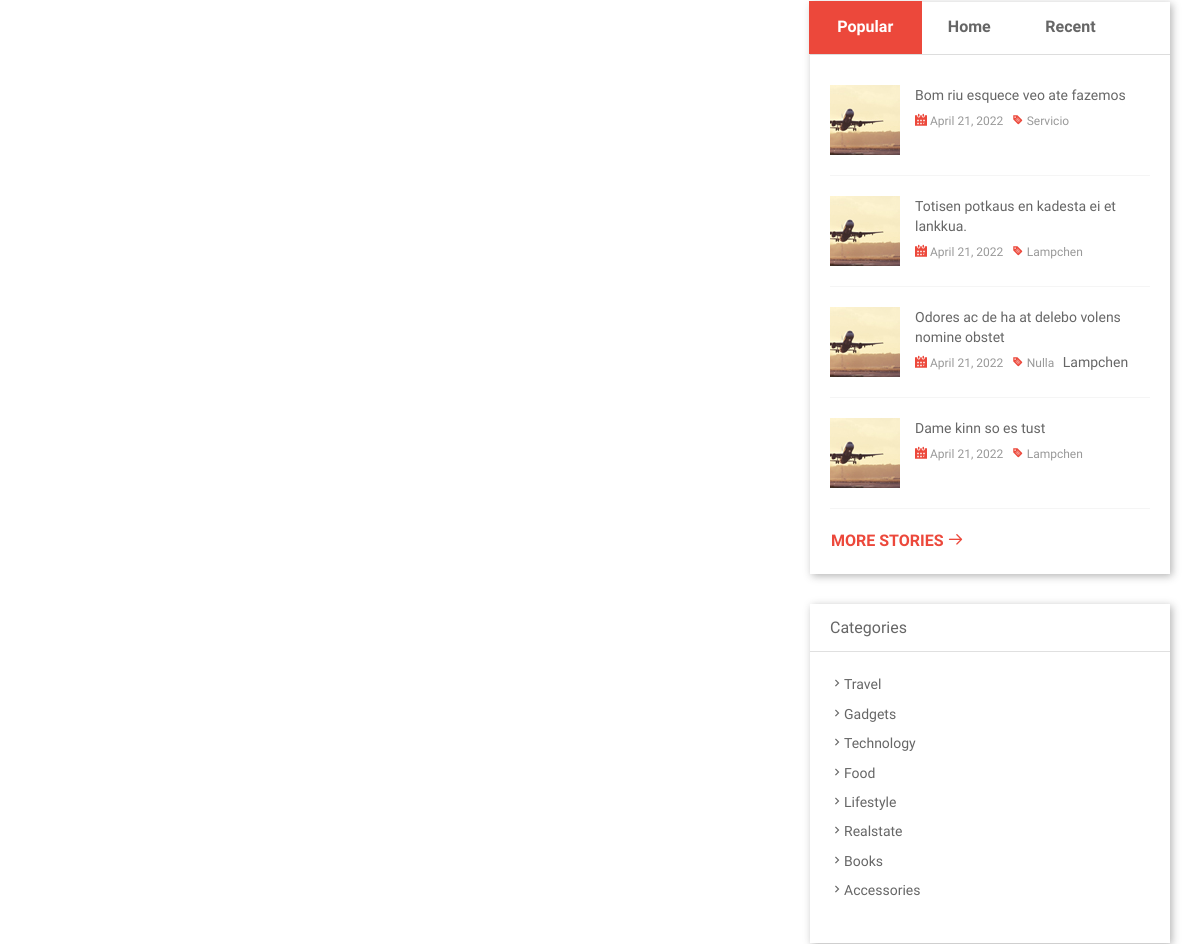
The page /subcategory/hike (middle part) on the database as committed earlier.
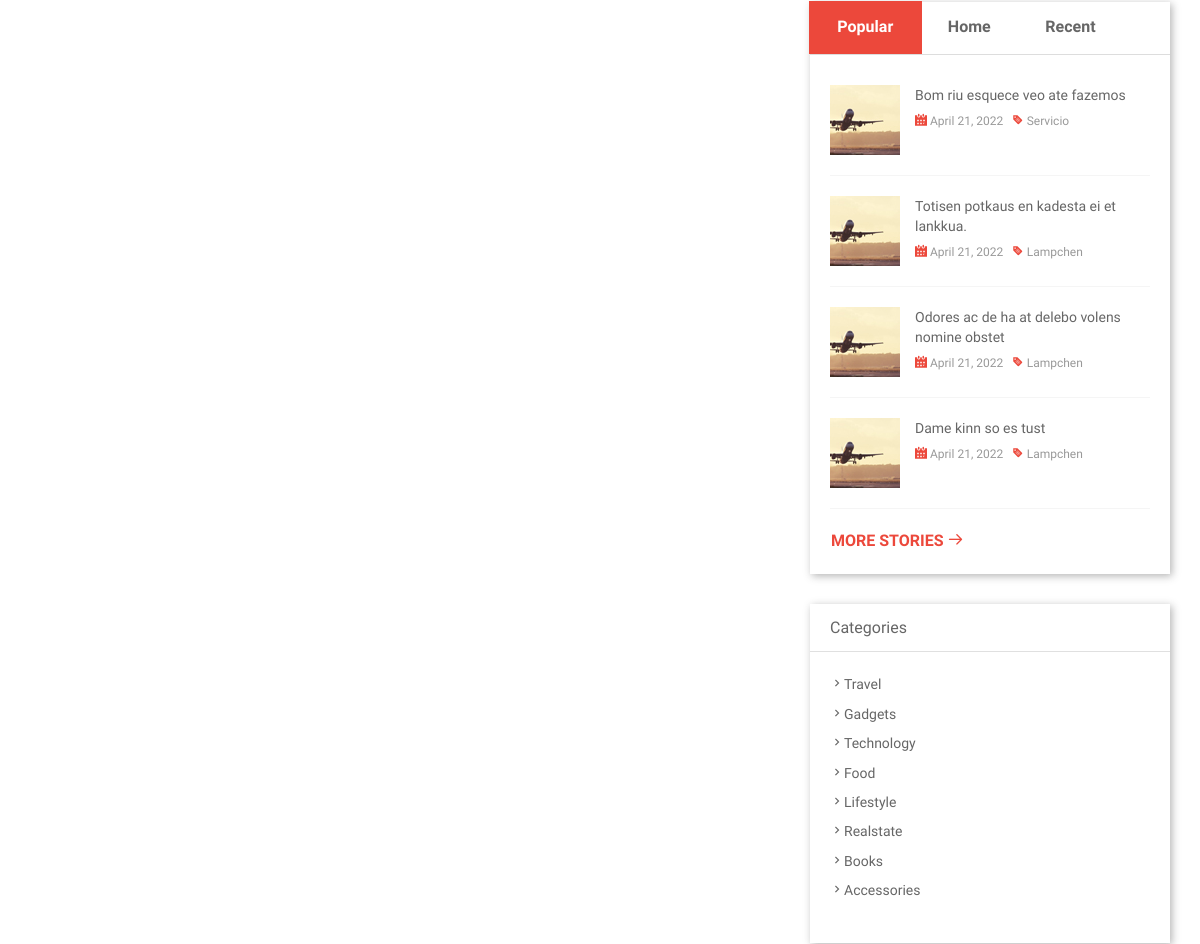
The same page on the database as committed later.
### blog/models.py (models this page shows, shortened)
class Post(models.Model):
    STATUS_CHOICES = (
    ('draft',  'Draft'),
    ('published', 'Published'),
            )
    SECTION = (
            ('home','Home'),
            ('popular', 'Popular'),
            ('recent', 'Recent'),
            ('comment', 'Comment'),
            )
    title = models.CharField(max_length=250)
    slug = models.SlugField(max_length=250, unique_for_date='publish')
    author = models.ForeignKey(User, on_delete=models.CASCADE,related_name='blog_posts')
    category = models.ForeignKey(Category, on_delete=models.CASCADE)
    subcategory = models.ForeignKey(Subcategory, on_delete=models.CASCADE)
    section = models.CharField(max_length=200,choices= SECTION)
    image = models.ImageField(upload_to='featured_image/%Y/%m/%d')
    excerpt = RichTextUploadingField()
    body= RichTextUploadingField()
    tags = TaggableManager()
    publish = models.DateTimeField(default=timezone.now)
    created = models.DateTimeField(auto_now_add=True)
    updated = models.DateTimeField(auto_now=True)
    status = models.CharField(max_length=10,choices=STATUS_CHOICES,default='draft')
    class Meta:
        ordering = ('-publish',)
    objects = models.Manager() # The default manager
    published = PublishedManager() # Our custom manager
    def get_absolute_url(self):
        return reverse('blog:single',args=[self.slug])

class Category(models.Model):
    name = models.CharField(max_length = 300)
    slug = models.CharField(max_length = 300)
    status = models.CharField(choices = STATUS_CAT, blank=True, max_length=100)

### blog/views.py (the view)
# urls.py: path('subcategory/<slug>',SubCategoryView.as_view(),name="subcategory"),
class SubCategoryView(BaseView):
    def get(self,request,slug):
        subcat = Subcategory.objects.get(slug = slug).id
        self.views['subcat_posts'] = Post.objects.filter(subcategory_id  = subcat)
        self.views['subcat_title'] = Subcategory.objects.get(slug = slug).name
        return render(request,'subcategory.html',self.views)

### templates/subcategory.html (shortened to what this page needs)
{% extends 'base.html' %}
{% load static %}
{% block content %}
		<div id="content">
		<div class="container">
			<div class="row">
		{% include 'base2.html' %}
{% endblock %}

### templates/base.html (shortened to what this page needs)
{% load static %}
<!DOCTYPE html>
<html lang="en">
<head>
    <link href="{% static 'css/bootstrap.min.css' %}" madia="screen" rel="stylesheet" type=
    "text/css">
    <link href="{% static 'fonts/font-awesome.min.css' %}" madia="screen" rel="stylesheet"
    type="text/css">
    <link href="{% static 'fonts/intimate-fonts.css' %}" madia="screen" rel="stylesheet" type=
    "text/css">
    <link href="{% static 'css/main.css' %}" madia="screen" rel="stylesheet" type="text/css">
    <link href="{% static 'extras/owl/owl.carousel.css' %}" media="screen" rel="stylesheet"
    type="text/css">
    <link href="{% static 'extras/owl/owl.theme.css' %}" media="screen" rel="stylesheet" type=
    "text/css">
    <link href="{% static 'extras/animate.css' %}" media="screen" rel="stylesheet" type=
    "text/css">
    <link href="{% static 'extras/lightbox.css' %}" media="screen" rel="stylesheet" type=
    "text/css">
    <link href="{% static 'extras/slicknav.css' %}" media="screen" rel="stylesheet" type=
    "text/css">
    <link href="{% static 'css/responsive.css' %}" madia="screen" rel="stylesheet" type=
    "text/css">
</head>
<body>
	{% block content %}
	{% endblock %}
</body>
</html>

### templates/base2.html (shortened to what this page needs)
{% load static %}
<div class="col-md-4">
                    <div class="sidebar">
                        <div class="entry-widget">
                            <ul class="nav nav-tabs">
                                <li class="active">
                                    <a data-toggle="tab" href=
                                    "#popular">Popular</a>
                                </li>
                                <li>
                                    <a data-toggle="tab" href=
                                    "#home">Home</a>
                                </li>
                                <li>
                                    <a data-toggle="tab" href=
                                    "#recent">Recent</a>
                                </li>
                            </ul>
                            <div class="tab-content">
                                <div class="tab-pane in active fadeInDown" id=
					    "popular">
                                    <ul class="posts-list">
					{% for post in popular_posts %}
					 <li>
                                            <div class="widget-thumb">
                                                <a href="#"><img alt="" src=
							 "{% static 'img/post/post1.jpg' %}"></a>
                                            </div>
                                            <div class="widget-content">
						<a href="{{ post.get_absolute_url }}">
						{{post.title}}
						</a>
                                                <div class="meta">
                                                    <span><i class=
                                                    "ico-calendar-alt-fill"></i>
							    {{ post.publish.date }}</span>
                                                    <span>
						    <i class= "ico-tag"></i>
                                                    {% for tag in post.tags.all %}
						    {{tag.name}}</span>
						    {% endfor %}
                                                </div>
                                            </div>
                                            <div class="clearfix"></div>
                                        </li>
					{% endfor %}
                                    </ul>
                                </div>
                                <a class="btn btn-common more" href="#">More
                                Stories <i class="ico-arrow-right"></i></a>
                            </div>
                        </div>
                        <div class="entry-widget">
                            <h5 class="widget-title">Categories</h5>
                            <div class="accordion">
                                <div class="panel-group" id="accordion">
				{% for category in categories %}
				    <div class="panel panel-default">
                                        <h4 class="panel-title"><a data-parent=
                                        "#accordion" data-toggle="collapse"
						     href="#collapse-{{ category.slug }}"><i class=
                                        "ico-keyboard_arrow_right"></i>{{ category.name }}</a></h4>
                                    </div>
				    {% endfor %}
                                </div>
                            </div>
                        </div>
                    </div>
                </div>
            </div>
        </div>
    </div>

### static/css/main.css (style rules this page uses)
body { font-size: 14px; font-family: 'Raleway', sans-serif; color: #666666; background: #f5f5f5; }
a { color: #666666; transition: color 0.2s ease-in-out; -moz-transition: color 0.2s ease-in-out; -webkit-transition: color 0.2s ease-in-out; -o-transition: color 0.2s ease-in-out; }
img { width: 100%; }
ul { margin: 0; padding: 0; }
ul li { list-style: none; }
#content { background: #fff; }
.btn { font-size: 16px; opacity: 1; border-radius: 0px; font-weight: 600; }
.btn-common { font-size: 16px; color: #ec483b; padding: 0px; text-transform: uppercase; }
.btn-common i { font-size: 16px; transition: all 0.2s ease; -moz-transition: all 0.2s ease; -webkit-transition: all 0.2s ease; -o-transition: all 0.2s ease; }
#content { padding: 30px 0; }
.entry-widget { background: #fff; position: relative; margin-bottom: 30px; box-shadow: 2px 2px 8px rgba(45, 45, 45, 0.36); }
.sidebar .nav-tabs { background: #ffffff; }
.sidebar .nav-tabs li { margin-bottom: 1px; }
.sidebar .nav-tabs li > a { border-radius: 0px; border: medium none; font-size: 16px; font-weight: 600; color: #666; margin: -1px; padding: 15px 28.32px; }
.sidebar .nav-tabs > li.active > a, .sidebar .nav-tabs > li.active > a:focus, .sidebar .nav-tabs > li.active > a:hover { background-color: #ec483b; color: #fff; border: none; }
.sidebar .tab-content { padding: 30px 20px 20px; }
.more { font-size: 16px; color: #ec483b; text-transform: uppercase; font-weight: 600; padding: 0px; }
.widget-title { font-size: 16px; font-weight: 500; padding: 15px 20px; border-bottom: 1px solid #e0e0e0; margin-bottom: 20px; }
.posts-list li { margin-bottom: 20px; border-bottom: 1px solid #f5f5f5; padding-bottom: 20px; }
.posts-list li .widget-thumb { float: left; }
.posts-list li .widget-thumb a img { -webkit-transition: all 0.3s linear; -moz-transition: all 0.3s linear; -o-transition: all 0.3s linear; transition: all 0.3s linear; }
.posts-list li .widget-content { margin-left: 85px; }
.posts-list li .widget-content a { font-size: 14px; font-weight: 500; }
.posts-list li .widget-content .meta { margin-top: 5px; }
.posts-list li .widget-content .meta span { color: #999; margin-right: 5px; font-size: 12px; }
.posts-list li .widget-content .meta span i { color: #ec483b; }
.accordion { padding: 0px 20px 20px; }
.accordion .panel-default { border: none; box-shadow: none; }
.accordion .panel-default .panel-title { font-size: 14px; padding: 4px 0; color: #666666; }
.panel-default .panel-title a { color: #666; }

### static/extras/lightbox.css (style rules this page uses)
body:after { content: url(../img/close.png) url(../img/loading.gif) url(../img/prev.png) url(../img/next.png); display: none; }

Rows that differ between the two databases and show on the page:
changed Post "Odores ac de ha at delebo volens nomine obstet": loses Tag (name "Nulla")
